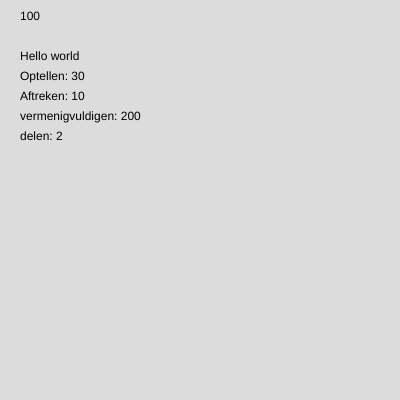
Frame 1 (no input)
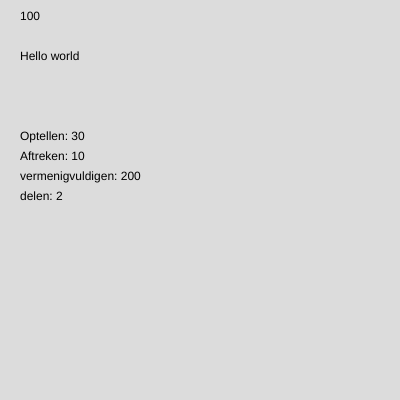
Frame 2 (the mouse pressed at the canvas centre, redrawn once)

The p5.js sketch that drew these frames (run headless with seeded random() and noise() and a simulated clock; the mouse was pressed at the canvas centre and the sketch redrawn once):

// p5.js sketch
// ── sketch.js
function setup() {
  createCanvas(400, 400);
}
//variabelen met waardens
let y = 80
 let x = 100
 let a = 20
 let b = 10
function draw() {
  background(220);
 //text die de waarde x neer zet
  text(x, 20, 20);
 text('Hello world', 20, 60);
 //variabel een text van de som 20 + 10
 let optellen = a + b
 text ('Optellen: ' + optellen, 20, y);
 noLoop(y = y + 20)
 //variabel en text van de som 20 - 10
 let aftreken = a - b
 text('Aftreken: ' + aftreken, 20, y);
 noLoop(y = y + 20)
//variebel en text van de som 20 * 10
 let vermenigvuldigen = a * b
 text('vermenigvuldigen: '+ vermenigvuldigen, 20, y);
 noLoop(y = y + 20)
 //variabel en text van de som 20 / 10
 let delen = a / b
 text('delen: ' + delen, 20, y);
 

}
